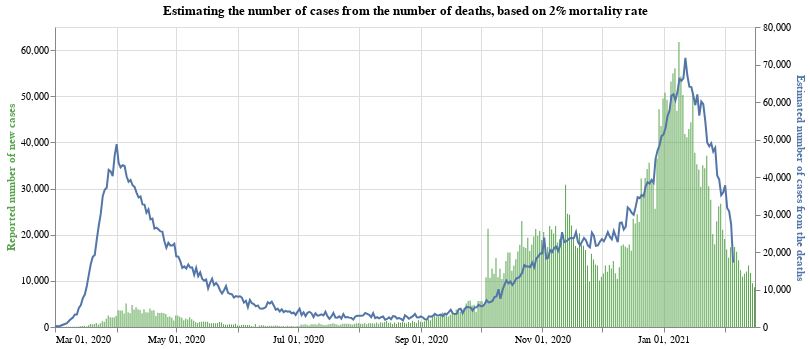

Here is the notebook cell this chart was saved with:
### Markdown cell above
In the above chart, the blue line (axis on the right hand side) indicates the number of deaths recorded lagged by 7 days. The green bars (with axis on the left hand side) are what the number of deaths would be if the mortality rate was 2% and if the number of positive cases exaclty reflects the true number of cases. Of course this is not the case (especially in the first half of 2020, before mass testing was available). However this rough estimate seems to line up pretty well from September onwards, so we will use this estimate.
Note that we have lagged the time series for the number of deaths by 7 days, so that we can visualise the interaction between the number of new cases and number of new deaths. This also allows us to see a prediction for the number of deaths that might occur based on the number of new cases that have been seen in the last week.

### Code cell
#collapse
base = alt.Chart(full_eng_deaths.query("date >= '2020-03-01'")).encode(x=alt.X("yearmonthdate(date):T", axis=alt.Axis(title=None))).properties(width=700, title='Estimating the number of cases from the number of deaths, based on 2% mortality rate')

bars = base.mark_bar(color='#57A44C').encode(
    y=alt.Y("newCases:Q", axis=alt.Axis(title='Reported number of new cases', titleColor='#57A44C')),
    tooltip="newCases:Q"
)

line = base.mark_line(stroke='#5276A7').encode(y=alt.Y("estimateCasesFromDeaths:Q", axis=alt.Axis(title='Estimated number of cases from the deaths', titleColor='#5276A7')))

alt.layer(bars, line).resolve_scale(y='independent')

### Figure 1 — Vega-Lite specification as saved in the notebook (floating-point values rounded to 4 significant figures; data arrays with more than 128 entries replaced by an {"elided": "..."} marker saying what was removed)
{"config": {"view": {"continuousWidth": 400, "continuousHeight": 300}}, "layer": [{"mark": {"type": "bar", "color": "#57A44C"}, "encoding": {"tooltip": {"type": "quantitative", "field": "newCases"}, "x": {"type": "temporal", "axis": {"title": null}, "field": "date", "timeUnit": "yearmonthdate"}, "y": {"type": "quantitative", "axis": {"title": "Reported number of new cases", "titleColor": "#57A44C"}, "field": "newCases"}}, "title": "Estimating the number of cases from the number of deaths, based on 2% mortality rate", "width": 700}, {"mark": {"type": "line", "stroke": "#5276A7"}, "encoding": {"x": {"type": "temporal", "axis": {"title": null}, "field": "date", "timeUnit": "yearmonthdate"}, "y": {"type": "quantitative", "axis": {"title": "Estimated number of cases from the deaths", "titleColor": "#5276A7"}, "field": "estimateCasesFromDeaths"}}, "title": "Estimating the number of cases from the number of deaths, based on 2% mortality rate", "width": 700}], "data": {"name": "data-74e0514ac60fcbfc2c410b3e637440c6"}, "resolve": {"scale": {"y": "independent"}}, "$schema": "https://vega.github.io/schema/vega-lite/v4.8.1.json", "datasets": {"data-74e0514ac60fcbfc2c410b3e637440c6": {"elided": "352 records"}}}
